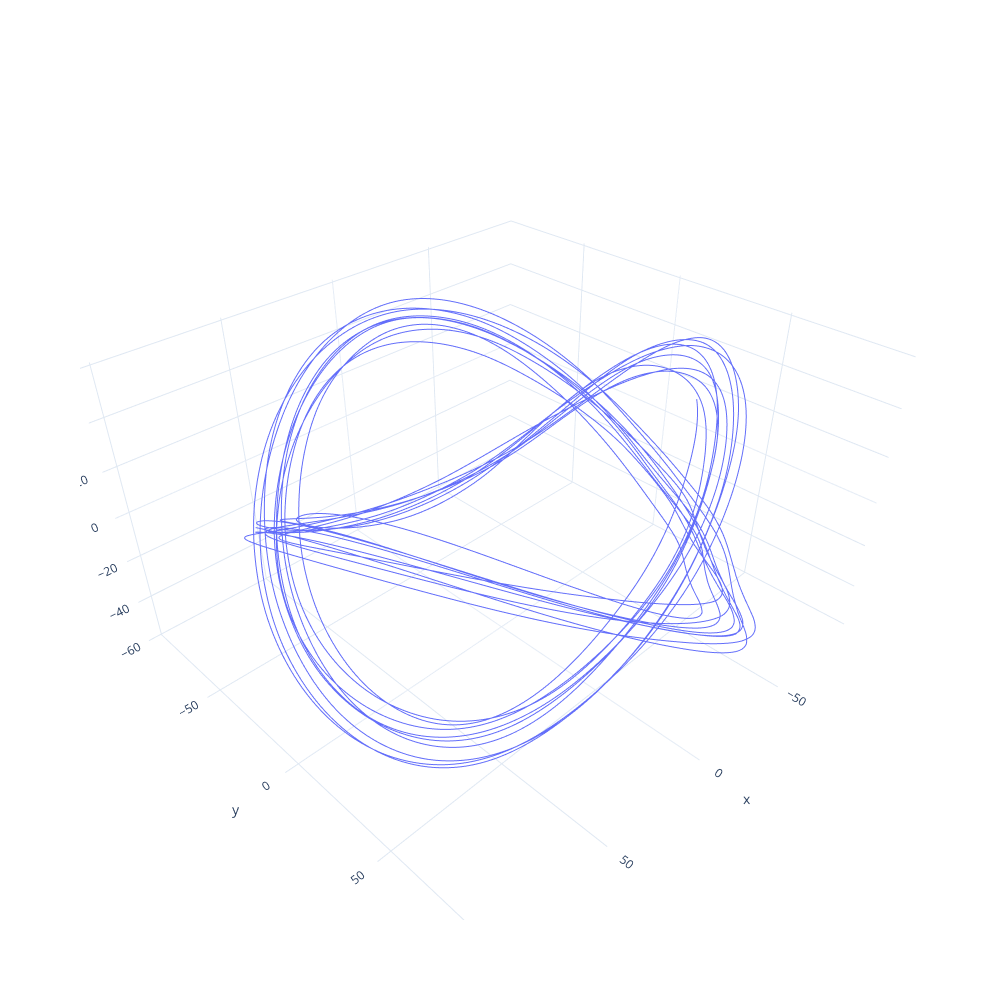

The code cell stored with this chart in its notebook:
### Code cell
# dir_list = ['wlk_8', 'jog_9', 'ups_4']
# sub_num = 1
# class_motion = dir_list[1]

# df = pd.read_csv(f'./data/A_DeviceMotion_data/{class_motion}/sub_{sub_num}.csv')
# x_1 = df[['gravity.x', 'gravity.y','gravity.z']].to_numpy()*9.8
# x_2 = df[['userAcceleration.x', 'userAcceleration.y','userAcceleration.z']].to_numpy()*9.8
# x = x_1+x_2
# x_acc = np.sum(x**2,axis = 1)**.5 - 9.8

dt = 450 * 10
data = pd.read_csv('data/long_walk_100_acc.csv', delimiter =';', decimal=',')[7101:7101+dt]

frequency = len(data)/(data['time'].values[-1]-data['time'].values[0])

assert 490 < frequency < 510, f'Bad frequency {frequency}'
print(f'Frequency {frequency}')

x_acc = ( (data['X_value'].values)**2 + (data['Y_value'].values)**2 + (data['Z_value'].values)**2)**.5
_m = np.mean(x_acc)
_std = (sum((x_acc - _m)**2)/len(x_acc))**.5

x_acc = (x_acc-_m)

pca_model = PCA(n_components = 3)
X = HankelMatrix(x_acc, 500)
X_PCA = pca_model.fit_transform(X)[:,:]

ax = 0/180 * np.pi
ay = 0/180 * np.pi
az = 0/180 * np.pi

T_X = np.array([[1,0,0],
                [0,np.cos(ax),-np.sin(ax)],
                [0,np.sin(ax), np.cos(ax)]])

T_Y = np.array([[np.cos(ay),-np.sin(ay),0],
                [np.sin(ay), np.cos(ay),0],
                [0,0,1]])

T_Z = np.array([[ np.cos(az), 0, np.sin(az)],
                [ 0,1,0],
                [-np.sin(az), 0, np.cos(az)]])

X_PCA = X_PCA@T_Y@T_X@T_Z

# X_PCA = X_PCA/(np.sum(X_PCA**2, axis = 1)**0.5).reshape(-1,1)
Y_1 = np.ones((X_PCA.shape[0],1))


fig_2 = go.Figure()
fig_2.update_layout(autosize = False, width = 1000, height = 1000)

fig_2.add_trace(go.Scatter3d(x = X_PCA[:, 0],
                             y = X_PCA[:, 1],
                             z = X_PCA[:, 2],
                             mode='lines'
                            )
                )


fig_2.layout.template = 'plotly_white'
fig_2.show()

### Figure 1 — Plotly figure (JSON) as saved in the notebook; plotly's stock layout.template omitted (floating-point values rounded to 4 significant figures; data arrays with more than 128 entries replaced by an {"elided": "..."} marker saying what was removed)
{"data": [{"mode": "lines", "type": "scatter3d", "x": {"elided": "4001 float values"}, "y": {"elided": "4001 float values"}, "z": {"elided": "4001 float values"}}], "layout": {"autosize": false, "height": 1000, "width": 1000}}
